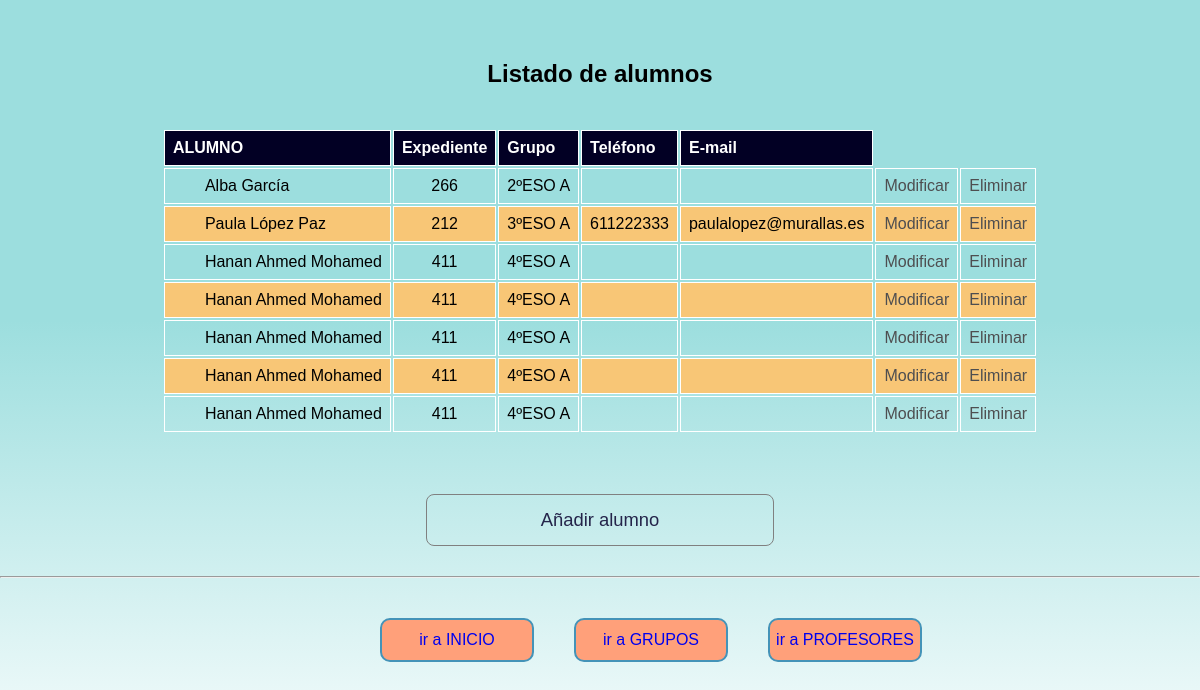
The page /murallas_reales/consulta_totalAlumnos.php on the database as committed earlier.
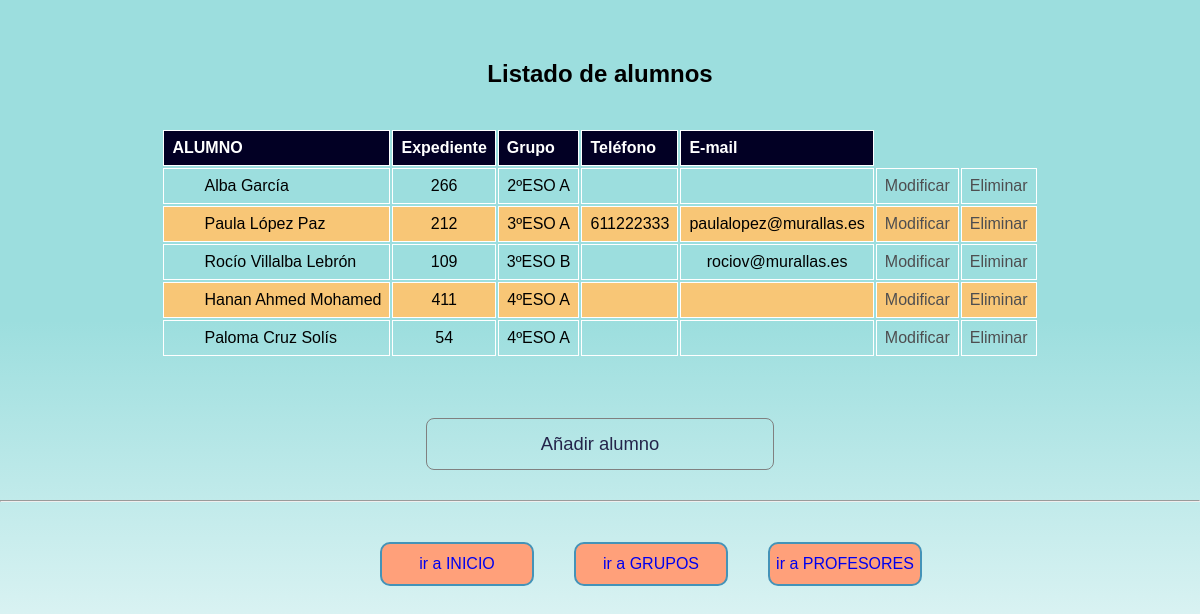
The same page on the database as committed later.
### tables this page shows
CREATE TABLE `alumno` (
  `id_alumno` int(11) NOT NULL,
  `id_grupo` int(11) NOT NULL,
  `nombre` varchar(50) NOT NULL,
  `apellidos` varchar(100) NOT NULL,
  `expediente` int(6) NOT NULL,
  `telefono` varchar(12) DEFAULT NULL,
  `email` varchar(100) DEFAULT NULL
);

CREATE TABLE `grupo` (
  `id_grupo` int(11) NOT NULL,
  `nombre` varchar(100) NOT NULL,
  `curso` varchar(10) NOT NULL
);

### murallas_reales/consulta_totalAlumnos.php (the view, shortened to what this page needs)
<?php
include_once "./conectar.php";
$sql = "SELECT Alumno.id_alumno as 'id_alumno', Alumno.nombre, apellidos, expediente, telefono, email, Grupo.nombre as 'nom_grupo', Grupo.id_grupo as 'id_grupo' FROM Alumno JOIN Grupo WHERE Alumno.id_grupo = Grupo.id_grupo order by nom_grupo, apellidos";
$resultado = $conexion->query($sql);
echo "<h2>Listado de alumnos</h2>";
echo "<section>";
echo "<table>";
echo "<tr><th>ALUMNO</th><th>Expediente</th><th>Grupo</th><th>Teléfono</th><th>E-mail</th></tr>";
if ($resultado->num_rows > 0) {
    while ($row = $resultado->fetch_assoc()) {
        echo "<tr>";
        echo "<td>".$row["nombre"]." ".$row["apellidos"]."</td>
        <td>".$row["expediente"]."</td>
        <td>".$row["nom_grupo"]."</td>
        <td>".$row["telefono"]."</td>
        <td>".$row["email"]."</td>
        <td><a href='actualiza_alumno.php?idalumno=".$row['id_alumno']."&nombre=".$row["nombre"]."&apellidos=".$row["apellidos"]."&expediente=".$row["expediente"]."&telefono=".$row["telefono"]."&email=".$row["email"]."&nom_grupo=".$row["nom_grupo"]."'>Modificar</a></td>
        <td><a href='elimina_alumno.php?idalumno=".$row['id_alumno']."'>Eliminar</a></td>";
        echo "</tr>";
    }
}
echo "</table>";
echo "</section>";
?>
<section class="add">
  <div class="add"><a href="./form_add_alumno.php">Añadir alumno</a>
</section>
<hr>
<nav>
    <div><a href="./index.php">ir a INICIO</a></div>
    <div><a href="./consulta_grupos.php">ir a GRUPOS</a></div>
    <div><a href="./consulta_profesores.php">ir a PROFESORES</a></div>
</nav>

Rows that differ between the two databases and show on the page:
removed alumno: nombre "Hanan", apellidos "Ahmed Mohamed", expediente "411", id_grupo.nombre "4ºESO A"
removed alumno: nombre "Hanan", apellidos "Ahmed Mohamed", expediente "411", id_grupo.nombre "4ºESO A"
removed alumno: nombre "Hanan", apellidos "Ahmed Mohamed", expediente "411", id_grupo.nombre "4ºESO A"
removed alumno: nombre "Hanan", apellidos "Ahmed Mohamed", expediente "411", id_grupo.nombre "4ºESO A"
added alumno: nombre "Rocío", apellidos "Villalba Lebrón", expediente "109", id_grupo.nombre "3ºESO B", email "rociov@murallas.es"
added alumno: nombre "Paloma", apellidos "Cruz Solís", expediente "54", id_grupo.nombre "4ºESO A"
